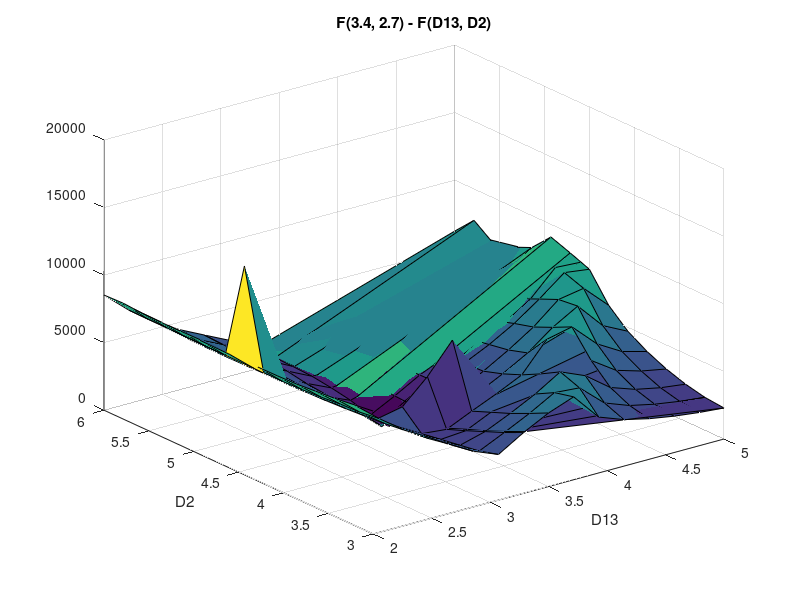

Write the MATLAB code that produced this figure.
d1 = csvread('D13.csv');
d2 = csvread('D2.csv');
S = csvread('S.csv');
surf(d1, d2, S)
title('F(3.4, 2.7) - F(D13, D2)')
xlabel("D13")
ylabel("D2")
